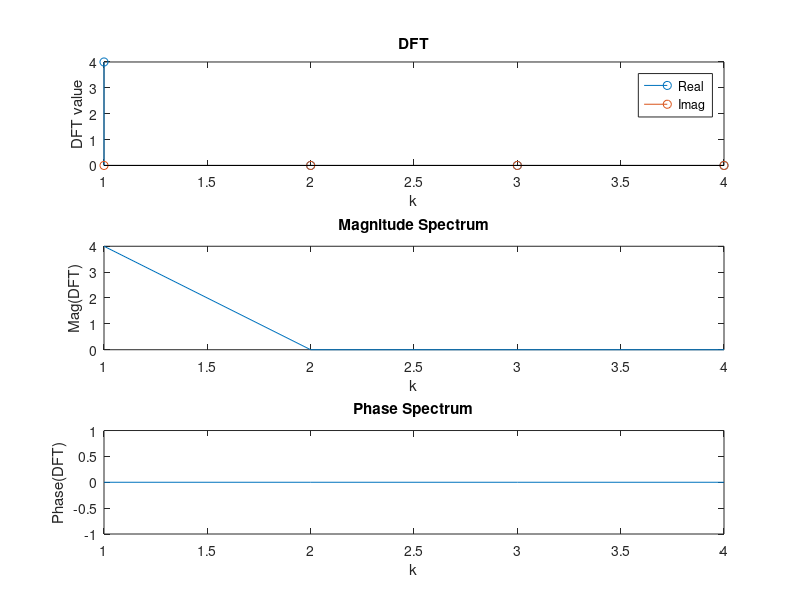
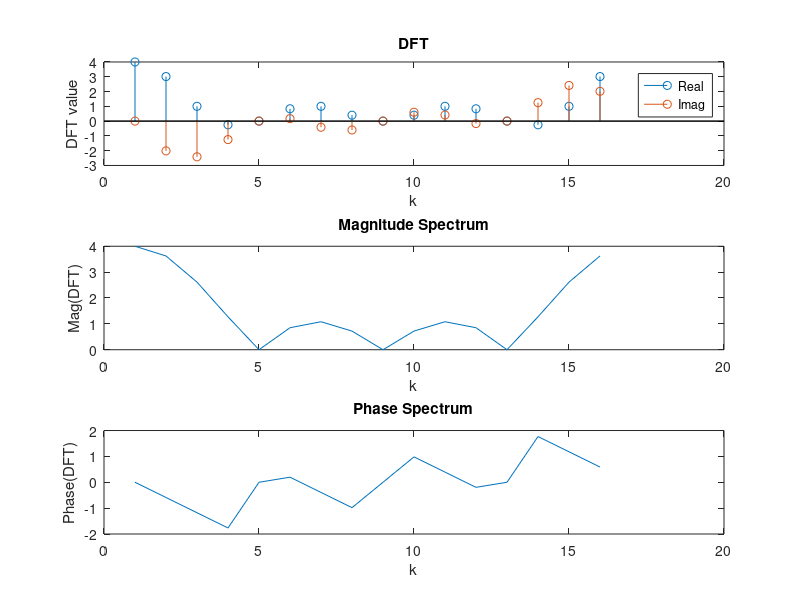
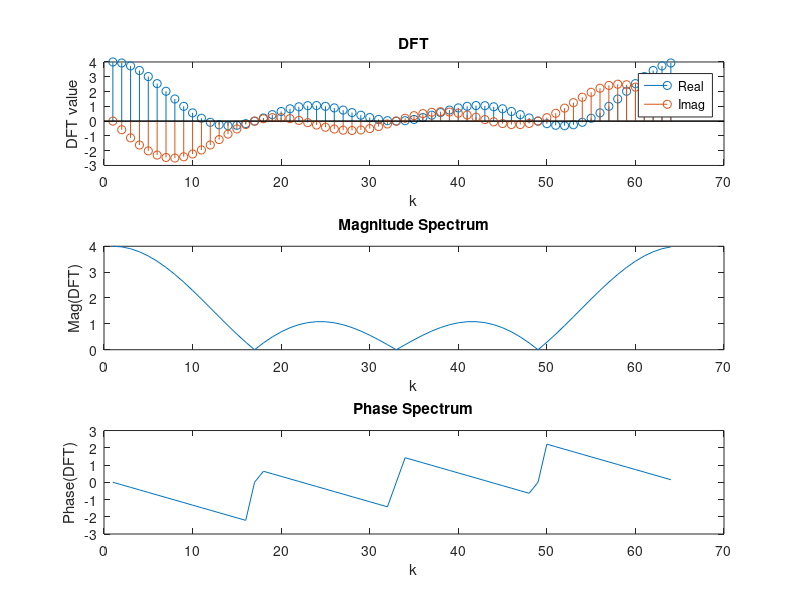

The MATLAB source for these figures, in order:
clearvars

N = [4, 16, 64];
L = 4;
for k = 1:3
    x = [ones(L,1); zeros(N(k)-L, 1)];
    X = fft(x, N(k));
    figure;
    subplot(3, 1, 1);
    stem(real(X));
    hold on;
    stem(imag(X));
    title("DFT");
    xlabel("k");
    ylabel("DFT value");
    legend("Real", "Imag", "location", "northeast");
    subplot(3, 1, 2);
    plot(abs(X));
    title("Magnitude Spectrum");
    xlabel("k");
    ylabel("Mag(DFT)");
    subplot(3, 1, 3);
    plot(angle(X));
    title("Phase Spectrum");
    xlabel("k");
    ylabel("Phase(DFT)");
end
